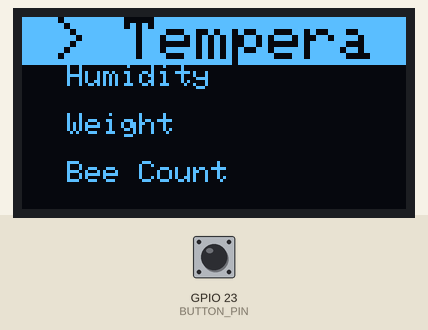
Simulated run of this sketch. Board: ESP32. Shown: 128×64 one-colour display. The inputs (shaded band) are chosen by the test bench; at power-on: GPIO 23 (BUTTON_PIN) HIGH. WiFi joins after 1.5 s; servers stay silent unless stated; the local clock reads 2024-03-15 10:24:30 at power-on unless the sketch sets it; what the sketch prints to the serial monitor is not drawn.

Above: at 3.2 s.
3.3 s: GPIO 23 (BUTTON_PIN) pulled LOW for 1 s
At 4.6 s:
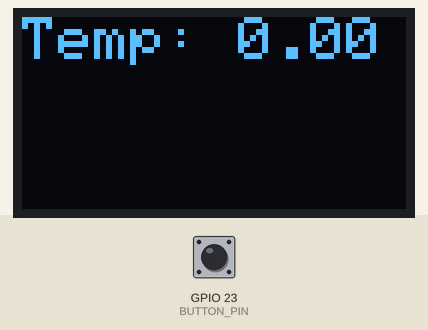
10.1 s: GPIO 23 (BUTTON_PIN) pulled LOW for 0.15 s
At 11.8 s:
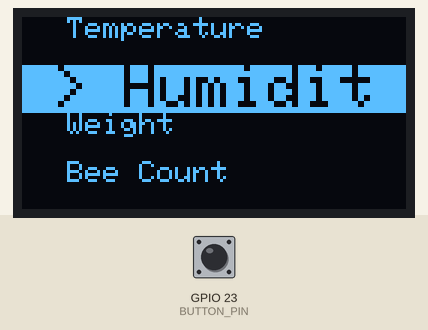
12.1 s: GPIO 23 (BUTTON_PIN) pulled LOW for 3.2 s
At 13.7 s:
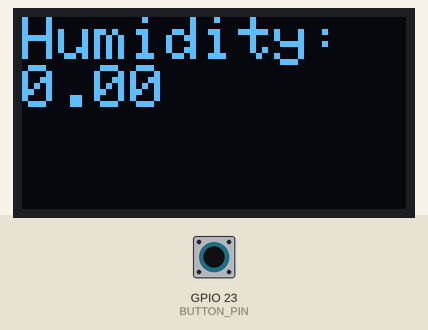
18.3 s: GPIO 23 (BUTTON_PIN) pulled LOW for 0.15 s
At 19.3 s:
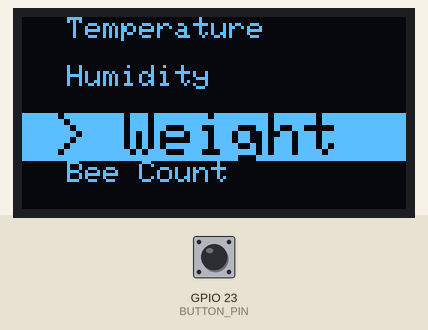
20.3 s: GPIO 23 (BUTTON_PIN) pulled LOW for 1 s
At 21.2 s:
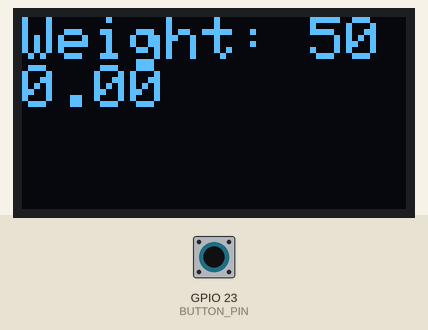
Timing chart, 0 to 23.3 s (numbered marks = the images above; inputs shaded):
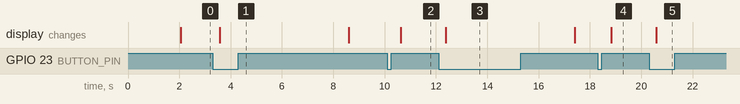

Measured:
- after the input at 3.3 s, the display: changes after 0.28 s (image 1)
- after the input at 10.1 s, the display: changes after 0.53 s (image 2)
- after the input at 12.1 s, the display: changes after 0.28 s (image 3)
- after the input at 18.3 s, the display: changes after 0.53 s (image 4)
- after the input at 20.3 s, the display: changes after 0.28 s (image 5)

The sketch:

ESP32.ino
```cpp
/*

Atmega:
TX to TX0
RX to RX0
GND to GND

OLED display:
SCL to D22
SDA to D21
VCC to 3v3
GND to GND
Button to 23
*/

#include <WiFi.h>
#include <Firebase_ESP_Client.h>
#include "addons/TokenHelper.h"
#include "addons/RTDBHelper.h"
#include "time.h"
#include <ArduinoJson.h>
#include <Adafruit_GFX.h>
#include <Adafruit_SSD1306.h>
#include "Button2.h"

// WiFi and Firebase configuration
#define WIFI_SSID "Praveen" //"SLT-4G_917C9"    // Your Wifi SSID
#define WIFI_PASSWORD "11111111"      // Your Wifi Password
#define API_KEY "AIzaSyA6RyU5sX58C9uhyN1QYAvbMZhn8m3eP3Y"
#define DATABASE_URL "https://hivelink-abd1a-default-rtdb.asia-southeast1.firebasedatabase.app/"
#define USER_EMAIL "user@gmail.com"
#define USER_PASSWORD "User@2002"

// Button and display configuration
#define BUTTON_PIN  23
#define SCREEN_WIDTH 128
#define SCREEN_HEIGHT 64

Button2 button;
Adafruit_SSD1306 display(SCREEN_WIDTH, SCREEN_HEIGHT, &Wire, -1);

// Menu variables
int MainMenu = 0;
int menuOffset = 0;
bool isSleeping = false;
const int itemHeight = 16;
const int visibleItems = SCREEN_HEIGHT / itemHeight;
unsigned long lastActivity = 0;
const unsigned long sleepTimeout = 10000;

// Home menu items
String HomeMenu[]  = {
  "Temperature",
  "Humidity",
  "Weight",
  "Bee Count",
  "QR Code",
  "Sleep"
};
int const TotalHomeItems = sizeof(HomeMenu) / sizeof(HomeMenu[0]);

// Firebase variables
FirebaseData fbdo;
FirebaseAuth auth;
FirebaseConfig config;
String uid;
String tempPath = "/temperature";
String humPath = "/humidity";
String countPath = "/count";
String databasePath;
String parentPath;
int timestamp;
FirebaseJson json;

// NTP server
const char* ntpServer = "pool.ntp.org";

// Sensor readings
float temperature;
float humidity;
float weight = 500;
int count;

// Timer variables
unsigned long sendDataPrevMillis = 0;
unsigned long timerDelay = 1000;

// Function declarations
void initWiFi();
unsigned long getTime();
void showMenu();
void click(Button2& btn);
void longClick(Button2& btn);
void enterSleepMode();
void wakeUp();

void setup() {
  Serial.begin(9600);

  initWiFi();
  configTime(0, 0, ntpServer);

  // Firebase configuration
  config.api_key = API_KEY;
  auth.user.email = USER_EMAIL;
  auth.user.password = USER_PASSWORD;
  config.database_url = DATABASE_URL;
  Firebase.reconnectWiFi(true);
  fbdo.setResponseSize(4096);
  config.token_status_callback = tokenStatusCallback;
  config.max_token_generation_retry = 5;

  Firebase.begin(&config, &auth);

  // Wait for user UID
  Serial.println("Getting User UID");
  while ((auth.token.uid) == "") {
    Serial.print('.');
    delay(1000);
  }
  uid = auth.token.uid.c_str();
  Serial.print("User UID: ");
  Serial.println(uid);

  databasePath = "/UsersData/" + uid + "/Hive-01";

  button.begin(BUTTON_PIN);
  button.setClickHandler(click);
  button.setLongClickDetectedHandler(longClick);


  if (!display.begin(SSD1306_SWITCHCAPVCC, 0x3C)) {
    Serial.println(F("SSD1306 allocation failed"));
    for (;;);
  }

  showMenu();
  lastActivity = millis();
}

void loop() {
  if (Serial.available() > 0) {
    String jsonString = Serial.readStringUntil('\n');
    StaticJsonDocument<200> doc;
    DeserializationError error = deserializeJson(doc, jsonString);

    if (error) {
      Serial.print(F("deserializeJson() failed: "));
      Serial.println(error.f_str());
      return;
    }

    temperature = doc["temperature"];
    humidity = doc["humidity"];
    count = doc["count"];

    if (Firebase.ready() && (millis() - sendDataPrevMillis > timerDelay || sendDataPrevMillis == 0)) {
      sendDataPrevMillis = millis();
      timestamp = getTime();
      Serial.print("time: ");
      Serial.println(timestamp);

      parentPath = databasePath + "/" + String(timestamp);
      json.set(tempPath.c_str(), float(temperature));
      json.set(humPath.c_str(), float(humidity));
      json.set(countPath.c_str(), int(count));
      Serial.printf("Set json... %s\n", Firebase.RTDB.setJSON(&fbdo, parentPath.c_str(), &json) ? "ok" : fbdo.errorReason().c_str());
    }
  }

  button.loop();
  if (!isSleeping && (millis() - lastActivity > sleepTimeout)) {
    enterSleepMode();
  }
}

void initWiFi() {
  WiFi.begin(WIFI_SSID, WIFI_PASSWORD);
  Serial.print("Connecting to WiFi ..");
  while (WiFi.status() != WL_CONNECTED) {
    Serial.print('.');
    delay(1000);
  }
  Serial.println(WiFi.localIP());
  Serial.println();
}

unsigned long getTime() {
  time_t now;
  struct tm timeinfo;
  if (!getLocalTime(&timeinfo)) {
    return 0;
  }
  time(&now);
  return now;
}

// OLED menu functions
void showMenu() {
  if (isSleeping) return;
  Serial.println("Request to showMenu");

  display.clearDisplay();
  display.setTextColor(WHITE);

  int yPosition = 0;
  for (byte idx = menuOffset; idx < menuOffset + visibleItems; idx++) {
    if (idx >= TotalHomeItems) break;

    if (MainMenu == idx) {
      display.setTextSize(2);
      display.setCursor(10, yPosition);
      display.fillRect(0, yPosition, SCREEN_WIDTH, itemHeight, WHITE);
      display.setTextColor(BLACK);
      display.print("> ");
      display.print(HomeMenu[idx]);
      display.setTextColor(WHITE);
    } else {
      display.setTextSize(1);
      display.setCursor(15, yPosition);
      display.print(HomeMenu[idx]);
    }
    yPosition += itemHeight;
  }

  display.display();
}

void click(Button2& btn) {
  if (isSleeping) {
    wakeUp();
    return;
  }

  MainMenu++;
  if (MainMenu >= TotalHomeItems) {
    MainMenu = 0;
  }

  if (MainMenu >= menuOffset + visibleItems) {
    menuOffset++;
  }

  if (MainMenu < menuOffset) {
    menuOffset = MainMenu;
  }

  showMenu();
  lastActivity = millis();
}

void longClick(Button2& btn) {
  if (isSleeping) {
    wakeUp();
    return;
  }

  display.clearDisplay();
  display.setTextColor(WHITE);
  display.setCursor(0, 0);
  display.setTextSize(2);

  if (MainMenu == 0) {
    Serial.println("LONG PRESS - TEMPERATURE");
    display.print("Temp: ");
    display.println(temperature);
  } else if (MainMenu == 1) {
    Serial.println("LONG PRESS - HUMIDITY");
    display.print("Humidity: ");
    display.println(humidity);
  } else if (MainMenu == 2) {
    Serial.println("LONG PRESS - WEIGHT");
    display.print("Weight: ");
    display.println(weight);
  } else if (MainMenu == 3) {
    Serial.println("LONG PRESS - BEE COUNT");
    display.print("Count: ");
    display.println(count);
  } else if (MainMenu == 4) {
    Serial.println("LONG PRESS - QR");
    display.print("QR Code");
  } else if (MainMenu == 5) {
    Serial.println("LONG PRESS - SLEEP");
    enterSleepMode();
    return;
  }

  display.display();
  delay(5000);
  showMenu();
  lastActivity = millis();
}

void enterSleepMode() {
  Serial.println("Entering sleep mode");
  display.ssd1306_command(SSD1306_DISPLAYOFF);
  isSleeping = true;
}

void wakeUp() {
  Serial.println("Waking up from sleep mode");
  display.ssd1306_command(SSD1306_DISPLAYON);
  isSleeping = false;
  MainMenu = 0;
  menuOffset = 0;
  showMenu();
  lastActivity = millis();
}
```
